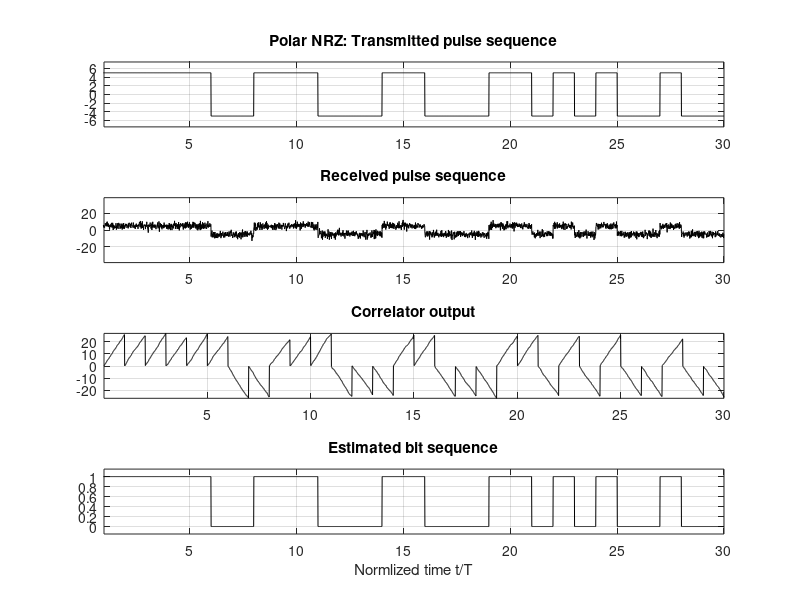
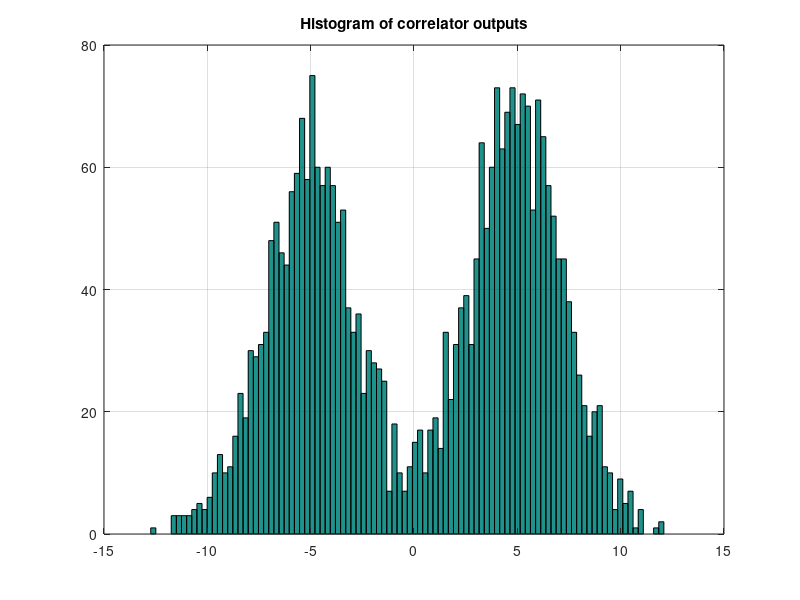

These figures' MATLAB source, in order:
% ----------------------------------------------------------------
% file: polar_NRZ_correlatoe_IEEE_AWGN_v2.m
% Description: Binary communication system using polar NRZ and a 
% correlator-based (integrate and dump) receiver
% EE161 - Spring 2004 - San Jose State University
% ----------------------------------------------------------------
% Modified in Spring 2014 by Robert Morelos-Zaragoza to fix a
% mismatch between mapper and decision device. Plot histogram of 
% received signal samples added.

clear

id = input('Enter your student ID (tower card) number: ');
a = input('Enter the pulse amplitude, a: ');
var = input('Variance of the AWGN samples: ');

sigma= sqrt(var);       % Standard deviation of the AWGN samples
T = 1;                  % Symbol (bit) duration = 1 sec
Ns=100;                 % 100 samples per symbol (bit)
Ts=T/Ns;                % Sample duration
Nb=30;                  % Number of simulated bits
Nt=Nb*Ns;               % Total number of simulated samples

rand('state',id)
randn('state',id)

% Rectangular pulse of amplitude a
n=1:Ns;
g(n) = a;

% Sequence of Nb bits and modulated pulses
for j=1:Nb
    bit(j)= floor(2*rand);          % Random bits
    amp(j)= 2*bit(j)-1;             % IEEE mapping: "0" --> -1, "1" --> +1
    for k=1:Ns
        s(k+(j-1)*Ns)=amp(j)*g(k);  % Transmitted signal
        bits(k+(j-1)*Ns)=bit(j);
    end
end

% Add AWGN and initialize correlator
for j=1:Nt
    y(j) = s(j) + sigma*randn;      % Add noise to transmitted sequence
    YT(j) = 0;                      % Initialize correlator output
end

% Integrate and dump receiver, integrator becomes a sum over samples ...
for j=1:Nb
    YT((j-1)*Ns+1) = y(1+(j-1)*Ns)*g(1)/Ns;
    for k=2:Ns
        % Multiply and accumulate!
        YT((j-1)*Ns+k) = YT((j-1)*Ns+k-1) + y(k+(j-1)*Ns)*g(k)/Ns;   
    end
end

% Decision device
for j=1:Nb
    if YT((j-1)*Ns+Ns-1) <= 0
        dec(j)=0;
    else
        dec(j)=1;
    end
    for k=1:Ns
        bithat(k+(j-1)*Ns)=dec(j);
    end
end


% Plot signals
figure(1)
subplot(4,1,1), plot((1:Nt)/Ns,s,'-k'), grid on
axis([ 1 Nb -1.5*a 1.5*a]), title('Polar NRZ: Transmitted pulse sequence')
subplot(4,1,2), plot((1:Nt)/Ns,y,'-k'), grid on
axis([ 1 Nb -(1+3*sigma)*a (1+3*sigma)*a]), title('Received pulse sequence')
subplot(4,1,3), plot((1:Nt)/Ns,YT,'-k'), grid on
% axis([ 1 Nb -(1+sigma^2)*a^2 (1+sigma^2)*a^2]), 
axis tight, title('Correlator output')
subplot(4,1,4), plot((1:Nt)/Ns,bithat,'-k'), grid on
axis([ 1 Nb -0.15 1.15]), title('Estimated bit sequence')
xlabel('Normlized time t/T')

% Plot histogram of received signal
figure(2)
hist(y,100), title('Histogram of correlator outputs'), grid on
